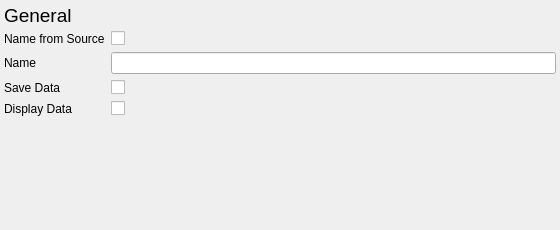
<?xml version="1.0" encoding="UTF-8"?>
<ui version="4.0">
 <class>TableSettingsDialog</class>
 <widget class="QDialog" name="TableSettingsDialog">
  <property name="geometry">
   <rect>
    <x>0</x>
    <y>0</y>
    <width>560</width>
    <height>230</height>
   </rect>
  </property>
  <property name="windowTitle">
   <string>Dialog</string>
  </property>
  <layout class="QVBoxLayout" name="verticalLayout">
   <property name="spacing">
    <number>4</number>
   </property>
   <property name="leftMargin">
    <number>4</number>
   </property>
   <property name="topMargin">
    <number>4</number>
   </property>
   <property name="rightMargin">
    <number>4</number>
   </property>
   <property name="bottomMargin">
    <number>4</number>
   </property>
   <item>
    <widget class="QWidget" name="generalWidget" native="true">
     <layout class="QVBoxLayout" name="verticalLayout_2">
      <property name="spacing">
       <number>4</number>
      </property>
      <property name="leftMargin">
       <number>0</number>
      </property>
      <property name="topMargin">
       <number>0</number>
      </property>
      <property name="rightMargin">
       <number>0</number>
      </property>
      <property name="bottomMargin">
       <number>0</number>
      </property>
      <item>
       <widget class="QLabel" name="label">
        <property name="sizePolicy">
         <sizepolicy hsizetype="Preferred" vsizetype="Maximum">
          <horstretch>0</horstretch>
          <verstretch>0</verstretch>
         </sizepolicy>
        </property>
        <property name="font">
         <font>
          <pointsize>14</pointsize>
         </font>
        </property>
        <property name="text">
         <string>General</string>
        </property>
       </widget>
      </item>
      <item>
       <layout class="QFormLayout" name="formLayout_2">
        <property name="horizontalSpacing">
         <number>6</number>
        </property>
        <property name="verticalSpacing">
         <number>6</number>
        </property>
        <property name="rightMargin">
         <number>0</number>
        </property>
        <property name="bottomMargin">
         <number>0</number>
        </property>
        <item row="0" column="0">
         <widget class="QLabel" name="nameFromSourceLabel">
          <property name="text">
           <string>Name from Source</string>
          </property>
         </widget>
        </item>
        <item row="0" column="1">
         <widget class="QCheckBox" name="nameFromSrcCheckBox"/>
        </item>
        <item row="1" column="0">
         <widget class="QLabel" name="nameLabel">
          <property name="text">
           <string>Name</string>
          </property>
          <property name="buddy">
           <cstring>nameLineEdit</cstring>
          </property>
         </widget>
        </item>
        <item row="1" column="1">
         <widget class="QLineEdit" name="nameLineEdit"/>
        </item>
        <item row="2" column="0">
         <widget class="QLabel" name="saveEntriesLabel">
          <property name="text">
           <string>Save Data</string>
          </property>
         </widget>
        </item>
        <item row="2" column="1">
         <widget class="QCheckBox" name="saveCheckBox"/>
        </item>
        <item row="3" column="0">
         <widget class="QLabel" name="displayLabel">
          <property name="text">
           <string>Display Data</string>
          </property>
         </widget>
        </item>
        <item row="3" column="1">
         <widget class="QCheckBox" name="displayCheckBox"/>
        </item>
       </layout>
      </item>
     </layout>
    </widget>
   </item>
  </layout>
 </widget>
 <tabstops>
  <tabstop>nameFromSrcCheckBox</tabstop>
  <tabstop>nameLineEdit</tabstop>
 </tabstops>
 <resources/>
 <connections/>
</ui>
